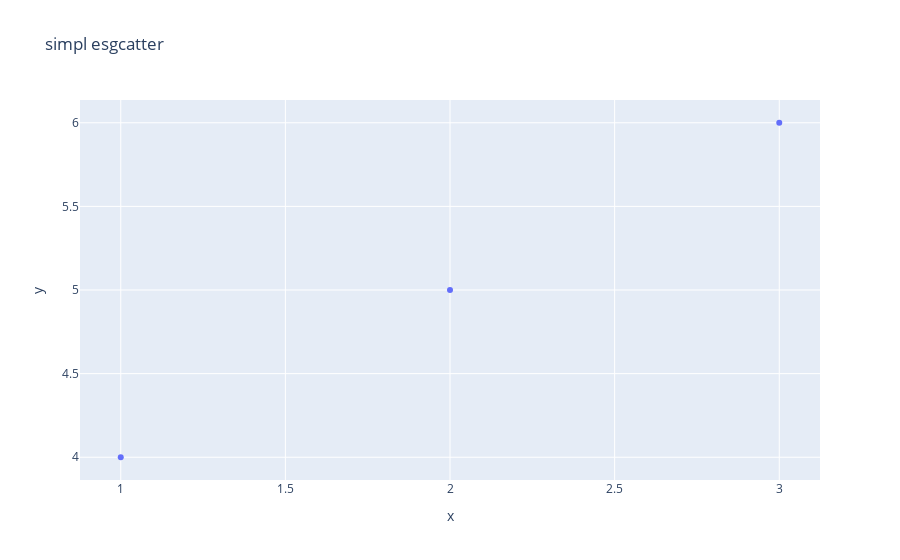

Notebook cell for this chart:
### Code cell
import plotly.express as px

fig = px.scatter(x = [1,2,3], y=[4, 5, 6], title='simpl esgcatter')
fig.show()

### Figure 1 — Plotly figure (JSON) as saved in the notebook; plotly's stock layout.template omitted (floating-point values rounded to 4 significant figures)
{"data": [{"hovertemplate": "x=%{x}<br>y=%{y}<extra></extra>", "legendgroup": "", "marker": {"color": "#636efa", "symbol": "circle"}, "mode": "markers", "name": "", "orientation": "v", "showlegend": false, "type": "scatter", "x": [1, 2, 3], "xaxis": "x", "y": [4, 5, 6], "yaxis": "y"}], "layout": {"legend": {"tracegroupgap": 0}, "title": {"text": "simpl esgcatter"}, "xaxis": {"anchor": "y", "domain": [0, 1], "title": {"text": "x"}}, "yaxis": {"anchor": "x", "domain": [0, 1], "title": {"text": "y"}}}}
